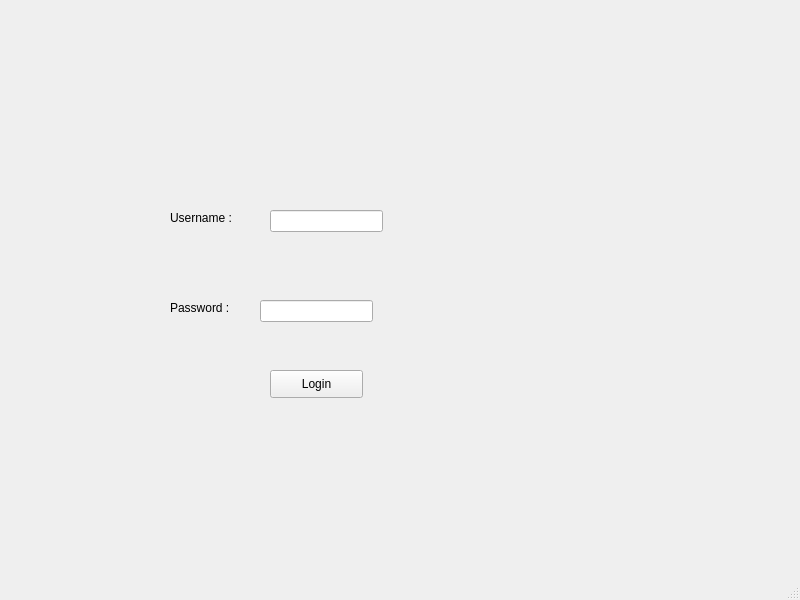
<?xml version="1.0" encoding="UTF-8"?>
<ui version="4.0">
 <class>loginn</class>
 <widget class="QMainWindow" name="loginn">
  <property name="geometry">
   <rect>
    <x>0</x>
    <y>0</y>
    <width>800</width>
    <height>600</height>
   </rect>
  </property>
  <property name="windowTitle">
   <string>MainWindow</string>
  </property>
  <widget class="QWidget" name="centralwidget">
   <widget class="QLabel" name="label">
    <property name="geometry">
     <rect>
      <x>170</x>
      <y>210</y>
      <width>81</width>
      <height>16</height>
     </rect>
    </property>
    <property name="text">
     <string>Username : </string>
    </property>
   </widget>
   <widget class="QLabel" name="label_2">
    <property name="geometry">
     <rect>
      <x>170</x>
      <y>300</y>
      <width>81</width>
      <height>16</height>
     </rect>
    </property>
    <property name="text">
     <string>Password :</string>
    </property>
   </widget>
   <widget class="QLineEdit" name="username">
    <property name="geometry">
     <rect>
      <x>270</x>
      <y>210</y>
      <width>113</width>
      <height>22</height>
     </rect>
    </property>
   </widget>
   <widget class="QLineEdit" name="password">
    <property name="geometry">
     <rect>
      <x>260</x>
      <y>300</y>
      <width>113</width>
      <height>22</height>
     </rect>
    </property>
   </widget>
   <widget class="QPushButton" name="pb_login">
    <property name="geometry">
     <rect>
      <x>270</x>
      <y>370</y>
      <width>93</width>
      <height>28</height>
     </rect>
    </property>
    <property name="text">
     <string>Login</string>
    </property>
   </widget>
  </widget>
  <widget class="QMenuBar" name="menubar">
   <property name="geometry">
    <rect>
     <x>0</x>
     <y>0</y>
     <width>800</width>
     <height>26</height>
    </rect>
   </property>
  </widget>
  <widget class="QStatusBar" name="statusbar"/>
 </widget>
 <resources/>
 <connections/>
</ui>
